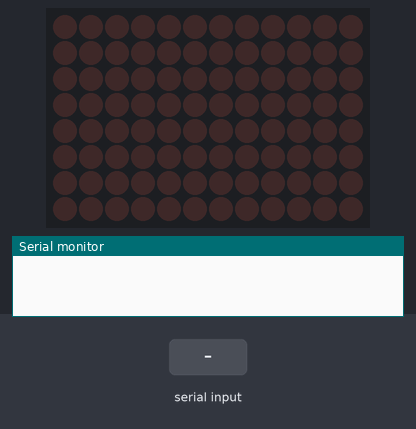
Recording of a sketch running on a simulated Arduino Uno R4 WiFi. Parts: 12×8 LED matrix, the last lines printed to the serial monitor. The inputs (shaded band) are chosen by the test bench. Random numbers use the default seed unless the sketch sets one.

Above: at 1.2 s.
1.3 s: "90,45\n" received over the second serial link
At 2.02 s:
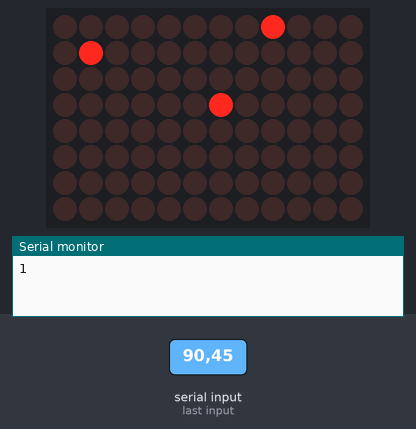
3.3 s: "0\n" received over the second serial link
At 4.72 s:
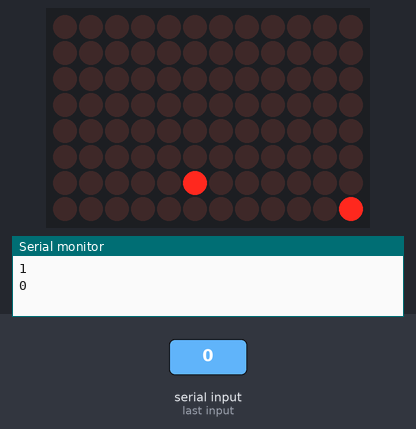
5.0 s: "30,150\n" received over the second serial link
At 5.32 s:
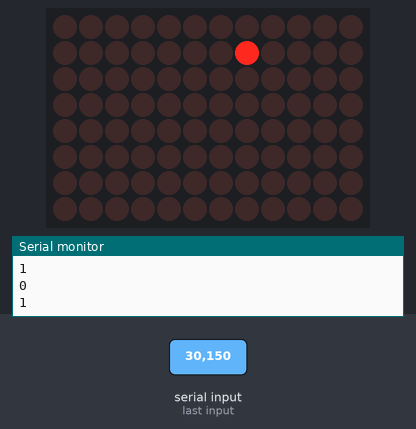
7.1 s: "200\n" received over the second serial link
8.9 s: "0\n" received over the second serial link
At 9.48 s:
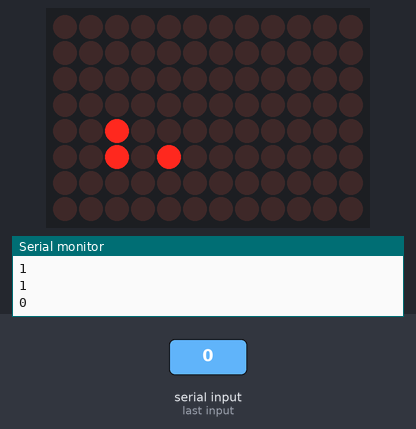
10.8 s: "5\n" received over the second serial link
At 11.18 s:
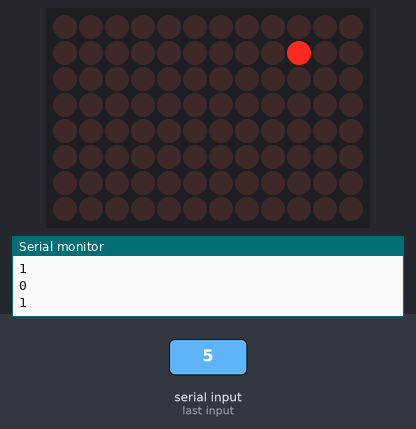

Measured:
- after the input at 1.3 s, the display: first changes after 0.20 s (image 1 shows a later state)
- after the input at 10.8 s, the display: first changes after 0.25 s (image 5 shows a later state)

The sketch:

snow_density_piano.ino
```cpp
// 楽器側Arduino（輪唱対応 ＋ 雪の演出）── 4つ目（3拍遅れ）aa
// ・自分が歌い出してから楽譜を最後まで演奏する間だけ雪を降らせる
// ・楽譜を最後まで演奏したら発音も雪も止める（ループしない）
// ・雪は横にゆらゆら揺れ、受信BPMが速いほど密になる

#include "Arduino_LED_Matrix.h"

ArduinoLEDMatrix matrix;

// ---------- 輪唱・演奏パラメータ ----------
const int MY_OFFSET   = 0;   // 3拍遅れ（歌い出しまでの拍数）

// この楽器の楽譜を1周するのに必要な「1」の受信回数。
// Processing側は 1 を受けるたびに0.25拍進むので、
//   必要回数 = 楽譜の合計拍数 ÷ 0.25
// リコーダー(ゆきやこんこ)は合計約34拍 → 34 / 0.25 = 136
const long SONG_TICKS = 128;

int  globalTick = 0;    // 歌い出しまでのカウント
long playTicks  = 0;    // 歌い出してから送った「1」の数
bool singing    = false; // 歌い出したか
bool finished   = false; // 演奏を終えたか（終わったら雪も止める）

char buf[16];
int idx = 0;

// ---------- 雪パラメータ ----------
const int MATRIX_ROWS = 8;
const int MATRIX_COLS = 12;

const int BPM_MIN = 20;
const int BPM_MAX = 80;
const int SPAWN_INTERVAL_FAST = 90;   // 速い(密)ときの湧く間隔[ms]
const int SPAWN_INTERVAL_SLOW = 300;  // 遅い(まばら)ときの湧く間隔[ms]

const int FALL_MS_FAST = 120;         // 速い粒
const int FALL_MS_SLOW = 320;         // 遅い粒
const int MAX_FLAKES = 60;

const int SWAY_MS_MIN = 200;          // 横揺れの間隔[ms]
const int SWAY_MS_MAX = 500;

int spawnIntervalMs = SPAWN_INTERVAL_SLOW;
unsigned long lastSpawn = 0;

struct Flake {
  int  col;
  int  row;
  long fallMs;
  unsigned long lastFall;
  long swayMs;
  unsigned long lastSway;
  int  swayDir;
  bool active;
};

Flake flakes[MAX_FLAKES];
byte snowFrame[MATRIX_ROWS][MATRIX_COLS];

void setup() {
  Serial.begin(9600);
  Serial1.begin(9600);

  matrix.begin();
  for (int i = 0; i < MAX_FLAKES; i++) flakes[i].active = false;
  clearFrame();
  renderSnow();
  randomSeed(analogRead(A0));

  lastSpawn = millis();
}

void loop() {
  unsigned long now = millis();

  // --- 受信処理 ---
  while (Serial1.available() > 0) {
    char c = Serial1.read();
    if (c == '\n' || c == '\r') {
      if (idx > 0) {
        buf[idx] = '\0';
        int value = atoi(buf);
        handleValue(value);
        idx = 0;
      }
    } else if (idx < (int)sizeof(buf) - 1) {
      buf[idx++] = c;
    }
  }

  // --- 雪の湧き：歌っている間（singing かつ 未終了）だけ ---
  if (singing && !finished &&
      (now - lastSpawn) >= (unsigned long)spawnIntervalMs) {
    lastSpawn = now;
    spawnFlake(now);
  }

  // --- 落下＋横揺れ（すでに降っている粒は下まで落としきる） ---
  updateFlakes(now);
}

void handleValue(int value) {
  if (value == 0) {
    Serial.println(0);
    globalTick = 0;
    playTicks  = 0;
    singing    = false;
    finished   = false;
    return;
  }

  // ---- 輪唱の発音判定：音は絶対に止めない ----
  if (globalTick >= MY_OFFSET) {
    Serial.println(1);       // finishedでも必ず送る＝音は止まらない
    playTicks++;

    // 雪の制御だけ：一定数降らせたら雪を止める（音には一切触れない）
    if (!finished && playTicks >= SONG_TICKS) {
      finished = true;
      singing  = false;
    }
    if (!finished) {
      singing = true;
    }
  } else {
    globalTick++;
  }
}

void spawnFlake(unsigned long now) {
  int slot = -1;
  for (int i = 0; i < MAX_FLAKES; i++) {
    if (!flakes[i].active) { slot = i; break; }
  }
  if (slot < 0) return;

  flakes[slot].active   = true;
  flakes[slot].col      = random(0, MATRIX_COLS);
  flakes[slot].row      = 0;
  flakes[slot].fallMs   = random(FALL_MS_FAST, FALL_MS_SLOW + 1);
  flakes[slot].lastFall = now;
  flakes[slot].swayMs   = random(SWAY_MS_MIN, SWAY_MS_MAX + 1);
  flakes[slot].lastSway = now;
  flakes[slot].swayDir  = (random(0, 2) == 0) ? -1 : 1;
}

void updateFlakes(unsigned long now) {
  bool changed = false;

  for (int i = 0; i < MAX_FLAKES; i++) {
    if (!flakes[i].active) continue;

    // 横揺れ
    if ((now - flakes[i].lastSway) >= (unsigned long)flakes[i].swayMs) {
      flakes[i].lastSway = now;
      int newCol = flakes[i].col + flakes[i].swayDir;
      if (newCol < 0) {
        newCol = 1;
        flakes[i].swayDir = 1;
      } else if (newCol >= MATRIX_COLS) {
        newCol = MATRIX_COLS - 2;
        flakes[i].swayDir = -1;
      } else if (random(0, 100) < 30) {
        flakes[i].swayDir = -flakes[i].swayDir;
      }
      flakes[i].col = newCol;
      changed = true;
    }

    // 落下
    if ((now - flakes[i].lastFall) >= (unsigned long)flakes[i].fallMs) {
      flakes[i].lastFall = now;
      flakes[i].row++;
      changed = true;
      if (flakes[i].row >= MATRIX_ROWS) {
        flakes[i].active = false;
      }
    }
  }

  if (changed) {
    rebuildFrame();
    renderSnow();
  }
}

void rebuildFrame() {
  clearFrame();
  for (int i = 0; i < MAX_FLAKES; i++) {
    if (!flakes[i].active) continue;
    int r = flakes[i].row;
    int c = flakes[i].col;
    if (r >= 0 && r < MATRIX_ROWS && c >= 0 && c < MATRIX_COLS) {
      snowFrame[r][c] = 1;
    }
  }
}

void clearFrame() {
  for (int r = 0; r < MATRIX_ROWS; r++) {
    for (int c = 0; c < MATRIX_COLS; c++) {
      snowFrame[r][c] = 0;
    }
  }
}

void renderSnow() {
  matrix.renderBitmap(snowFrame, MATRIX_ROWS, MATRIX_COLS);
}
```
